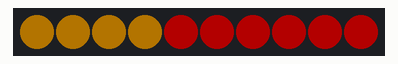
Simulated run of this program. Board: MicroPython board. Parts: 10 RGB LEDs in strip order, left to right. Dim RGB values are drawn brighter than linear; library files of the repository ran but are not shown: neopixel2.py.

Above: at 0.46 s.
At 1.08 s:
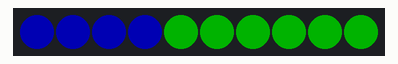
At 2.01 s:
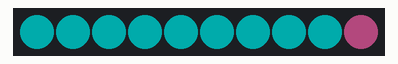

Measured:
- by itself, everything shown: repeats every 1.9 s, in 6 steps

The program:

switch_colors.py
```python
# Biblioteca time
import time
# Biblioteca instalada neopixel
from neopixel2 import Neopixel

# número de pixels
numpix = 10
# objeto strip com quantidade de pixels, máquina de estado, número GPIO e modo de cor
strip = Neopixel(numpix, 0, 28, "GRB")

# Cores com índices R, B e B em cada uma
red = (255, 0, 0)
orange = (255, 165, 0)
yellow = (255, 150, 0)
green = (0, 255, 0)
blue = (0, 0, 255)
indigo = (75, 0, 130)
violet = (138, 43, 226)
pink = (255, 102, 178)
cyan = (0, 204, 204)
colors_rgb = (red, orange, yellow, green, blue, indigo, violet, pink, cyan)

# Índice de cores RGB, se houver a W adiciona mais um índice ou deixa 0
colors_rgbw = [color+tuple([0]) for color in colors_rgb]
colors_rgbw.append((0, 0, 0, 255))

# Remova o comentário emm colors_rgbw se a sua fita for RGBW
colors = colors_rgb
# colors = colors_rgbw

# Brilho da fita
strip.brightness(60)

# Laço de repetição
while True:
    for color in colors:
        for i in range(numpix):
            # Acende pixel do loop com cor vigente
            strip.set_pixel(i, color)
            # intervalo entre um pixel e outro
            time.sleep(0.02)
            strip.show()
```
